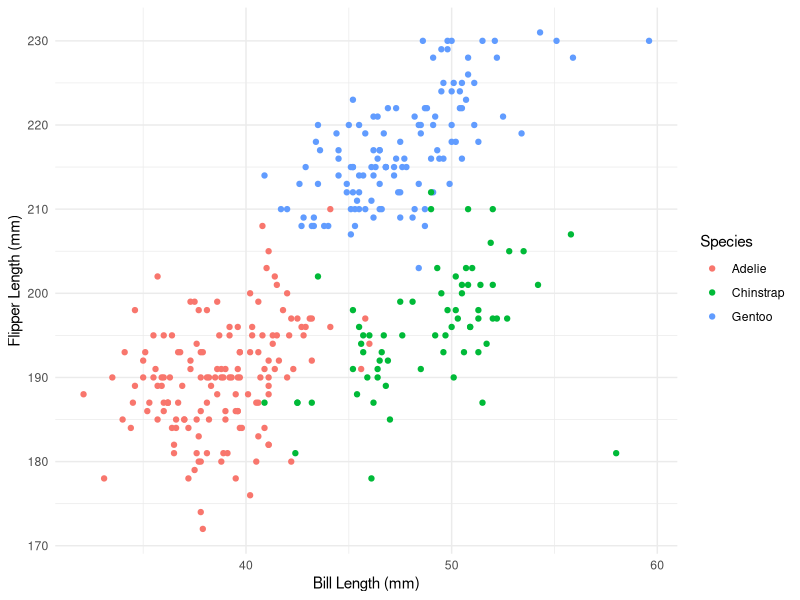
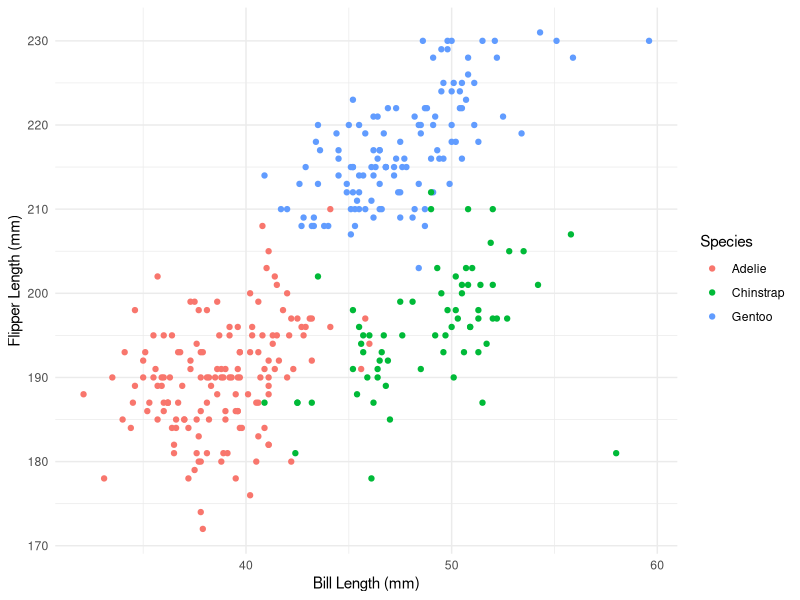

Recreate these plots in R, in order.
## ---- chunk 1
data("penguins", package = "palmerpenguins")
## ---- chunk 2
library(ggplot2)

scatterplot <- ggplot(data = penguins, aes(x = bill_length_mm, y = flipper_length_mm, color = species)) +
  geom_point() +
  labs(x = "Bill Length (mm)",
       y = "Flipper Length (mm)",
       color = "Species") +  
  theme_minimal()
print(scatterplot)

ggsave(filename = "scatterplot_flipper_vs_bill.png", plot = scatterplot)
## ---- chunk 3
library(tidyverse)
set.seed(2024)

df <- data.frame(
  random_sample = rnorm(10),                         
  logical_vector = rnorm(10) > 0,                       
  character_vector = letters[1:10],                    
  factor_vector = factor(rep(c("Level1", "Level2", "Level3"), length.out = 10))  
)
print(df)
## ---- chunk 4
mean_random_sample <- mean(pull(df, random_sample)) # Works because it's numeric
mean_logical_vector <- mean(pull(df, logical_vector)) # Works because TRUE = 1, FALSE = 0
mean_character_vector <- mean(pull(df, character_vector)) # Error because it's a character 
mean_factor_vector <- mean(pull(df, factor_vector)) # Error because it's a factor
## ---- chunk 5
numeric_logical <- as.numeric(df$logical_vector) # TRUE = 1, FALSE = 0
numeric_character <- as.numeric(df$character_vector) # Converts to NA because characters cannot become to numeric
numeric_factor <- as.numeric(df$factor_vector) # Converts to the next level
